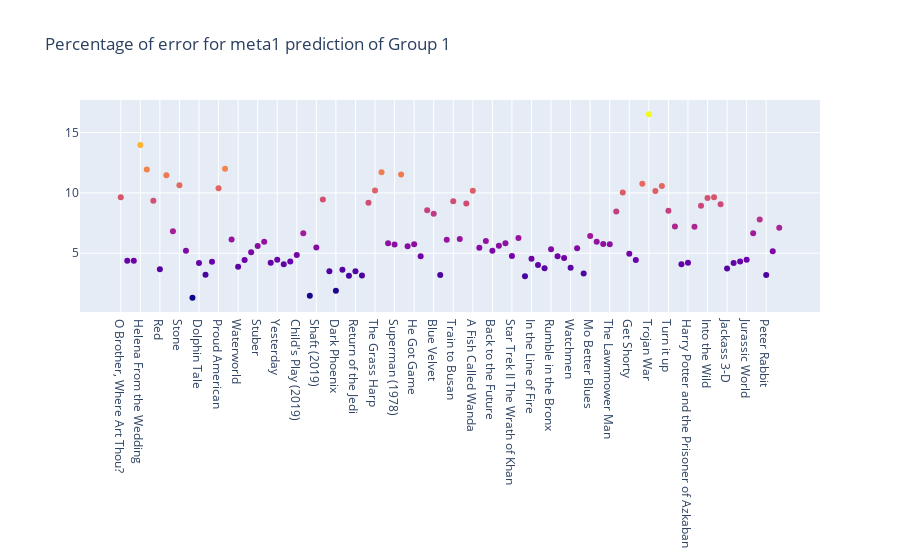

Notebook code for this chart:
### Code cell
# Percentage of error for meta1 prediction
import numpy as np
#loss 模型评估
#y_true = g4_result_final["ground_truth"]
#y_pred = g4_result_final["meta_prediction"]

#movie_data["log_openingBox"] = np.log1p(result_meta_data.openingBox)

def mean_absolute_percentage_error(y_true, y_pred):
    diff = abs((y_true - y_pred) /y_true)
    return np.log1p(100. *diff)#using log1p because of large range of 100. *diff
    #return 100. *diff
    
#Visualizing Percentage of error for meta prediction
g1_result_final['meta1_rmse_pre'] = mean_absolute_percentage_error(g1_result_final["ground_truth"], g1_result_final["pred_meta_1"])
fig = go.Figure(data=go.Scatter(x=g1_result_final["name"],
                                y=g1_result_final['meta1_rmse_pre'],
                                mode='markers',
                                marker_color=g1_result_final['meta1_rmse_pre'],
                                text=g1_result_final["name"])) # hover text goes here(movie_title)

fig.update_layout(title='Percentage of error for meta1 prediction of Group 1')
fig.show()

### Figure 1 — Plotly figure (JSON) as saved in the notebook; plotly's stock layout.template omitted (floating-point values rounded to 4 significant figures)
{"data": [{"marker": {"color": [9.645, 4.372, 4.378, 13.97, 11.94, 9.343, 3.68, 11.45, 6.824, 10.63, 5.209, 1.318, 4.188, 3.212, 4.301, 10.39, 12.0, 6.147, 3.87, 4.442, 5.075, 5.59, 5.941, 4.212, 4.452, 4.083, 4.324, 4.853, 6.663, 1.478, 5.479, 9.445, 3.51, 1.88, 3.622, 3.131, 3.496, 3.152, 9.185, 10.19, 11.71, 5.821, 5.729, 11.52, 5.582, 5.746, 4.739, 8.566, 8.264, 3.203, 6.113, 9.31, 6.185, 9.118, 10.18, 5.453, 6.021, 5.206, 5.617, 5.821, 4.763, 6.263, 3.101, 4.544, 4.023, 3.76, 5.333, 4.741, 4.596, 3.802, 5.403, 3.328, 6.423, 5.958, 5.768, 5.75, 8.45, 10.02, 4.951, 4.439, 10.75, 16.51, 10.15, 10.57, 8.519, 7.211, 4.087, 4.219, 7.199, 8.93, 9.571, 9.64, 9.061, 3.735, 4.187, 4.324, 4.456, 6.647, 7.801, 3.198, 5.169, 7.11]}, "mode": "markers", "text": ["O Brother, Where Art Thou?", "The Twilight Saga: Breaking Dawn Part 1", "The Twilight Saga: Breaking Dawn Part 2", "Helena From the Wedding", "Monsters", "Catfish", "Red", "Freakonomics", "The Warrior's Way", "Stone", "Frankenweenie", "John Carter", "Dolphin Tale", "Penguins of Madagascar", "Minions", "Proud American", "Edmond", "Tootsie", "Waterworld", "The Lion King (2019)", "Crawl", "Stuber", "Midsommar", "Spider-Man: Far from Home", "Yesterday", "Annabelle Comes Home", "Toy Story 4", "Child's Play (2019)", "Anna (2019)", "Men in Black International", "Shaft (2019) ", "Late Night", "The Secret Life of Pets 2", "Dark Phoenix", "Godzilla:King of the Monsters", "Rocketman", "Return of the Jedi", "Indiana Jones and the Temple of Doom", "The Idolmaker", "The Grass Harp", "The Grand", "Jaws", "Superman (1978)", "Clerks", "Juice", "He Got Game", "White Men Can't Jump", "Mulholland Drive", "Blue Velvet", "Once Upon a Time in Hollywood", "The Big Lebowski", "Train to Busan", "Pride and Prejudice and Zombies", "Dead Poets Society", "A Fish Called Wanda", "The Witches of Eastwick", "Ferris Bueller's Day Off", "Back to the Future", "Police Academy", "Trading Places", "Star Trek II The Wrath of Khan", "The Blues Brothers", "V For Vendetta", "In the Line of Fire", "Us", "The Forbidden Kingdom", "Rumble in the Bronx", "Machete", "Beverly Hills Cop", "Watchmen", "Jackie Brown", "Zombieland", "Mo Better Blues", "Thelma and Louise", "New Jack City", "The Lawnmower Man", "Schindler's List", "Four Weddings and a Funeral", "Get Shorty", "Jerry Maguire", "Welcome to Sarajevo", "Trojan War", "The Gingerbread Man", "Tumbleweeds", "Turn it up", "The Adventures of Pluto Nash", "The Lord of the Rings: The Return of the King", "Harry Potter and the Prisoner of Azkaban", "Stay", "Fast Food Nation", "Into the Wild", "The Wrestler", "Slumdog Millionaire", "Jackass 3-D", "Skyfall", "The Hunger Games: Mocking Jay - Part 1", "Jurassic World", "Shut In", "Molly's Game", "Peter Rabbit", "BlacKkKlansman", "Replicas"], "type": "scatter", "x": ["O Brother, Where Art Thou?", "The Twilight Saga: Breaking Dawn Part 1", "The Twilight Saga: Breaking Dawn Part 2", "Helena From the Wedding", "Monsters", "Catfish", "Red", "Freakonomics", "The Warrior's Way", "Stone", "Frankenweenie", "John Carter", "Dolphin Tale", "Penguins of Madagascar", "Minions", "Proud American", "Edmond", "Tootsie", "Waterworld", "The Lion King (2019)", "Crawl", "Stuber", "Midsommar", "Spider-Man: Far from Home", "Yesterday", "Annabelle Comes Home", "Toy Story 4", "Child's Play (2019)", "Anna (2019)", "Men in Black International", "Shaft (2019) ", "Late Night", "The Secret Life of Pets 2", "Dark Phoenix", "Godzilla:King of the Monsters", "Rocketman", "Return of the Jedi", "Indiana Jones and the Temple of Doom", "The Idolmaker", "The Grass Harp", "The Grand", "Jaws", "Superman (1978)", "Clerks", "Juice", "He Got Game", "White Men Can't Jump", "Mulholland Drive", "Blue Velvet", "Once Upon a Time in Hollywood", "The Big Lebowski", "Train to Busan", "Pride and Prejudice and Zombies", "Dead Poets Society", "A Fish Called Wanda", "The Witches of Eastwick", "Ferris Bueller's Day Off", "Back to the Future", "Police Academy", "Trading Places", "Star Trek II The Wrath of Khan", "The Blues Brothers", "V For Vendetta", "In the Line of Fire", "Us", "The Forbidden Kingdom", "Rumble in the Bronx", "Machete", "Beverly Hills Cop", "Watchmen", "Jackie Brown", "Zombieland", "Mo Better Blues", "Thelma and Louise", "New Jack City", "The Lawnmower Man", "Schindler's List", "Four Weddings and a Funeral", "Get Shorty", "Jerry Maguire", "Welcome to Sarajevo", "Trojan War", "The Gingerbread Man", "Tumbleweeds", "Turn it up", "The Adventures of Pluto Nash", "The Lord of the Rings: The Return of the King", "Harry Potter and the Prisoner of Azkaban", "Stay", "Fast Food Nation", "Into the Wild", "The Wrestler", "Slumdog Millionaire", "Jackass 3-D", "Skyfall", "The Hunger Games: Mocking Jay - Part 1", "Jurassic World", "Shut In", "Molly's Game", "Peter Rabbit", "BlacKkKlansman", "Replicas"], "y": [9.645, 4.372, 4.378, 13.97, 11.94, 9.343, 3.68, 11.45, 6.824, 10.63, 5.209, 1.318, 4.188, 3.212, 4.301, 10.39, 12.0, 6.147, 3.87, 4.442, 5.075, 5.59, 5.941, 4.212, 4.452, 4.083, 4.324, 4.853, 6.663, 1.478, 5.479, 9.445, 3.51, 1.88, 3.622, 3.131, 3.496, 3.152, 9.185, 10.19, 11.71, 5.821, 5.729, 11.52, 5.582, 5.746, 4.739, 8.566, 8.264, 3.203, 6.113, 9.31, 6.185, 9.118, 10.18, 5.453, 6.021, 5.206, 5.617, 5.821, 4.763, 6.263, 3.101, 4.544, 4.023, 3.76, 5.333, 4.741, 4.596, 3.802, 5.403, 3.328, 6.423, 5.958, 5.768, 5.75, 8.45, 10.02, 4.951, 4.439, 10.75, 16.51, 10.15, 10.57, 8.519, 7.211, 4.087, 4.219, 7.199, 8.93, 9.571, 9.64, 9.061, 3.735, 4.187, 4.324, 4.456, 6.647, 7.801, 3.198, 5.169, 7.11]}], "layout": {"title": {"text": "Percentage of error for meta1 prediction of Group 1"}}}
